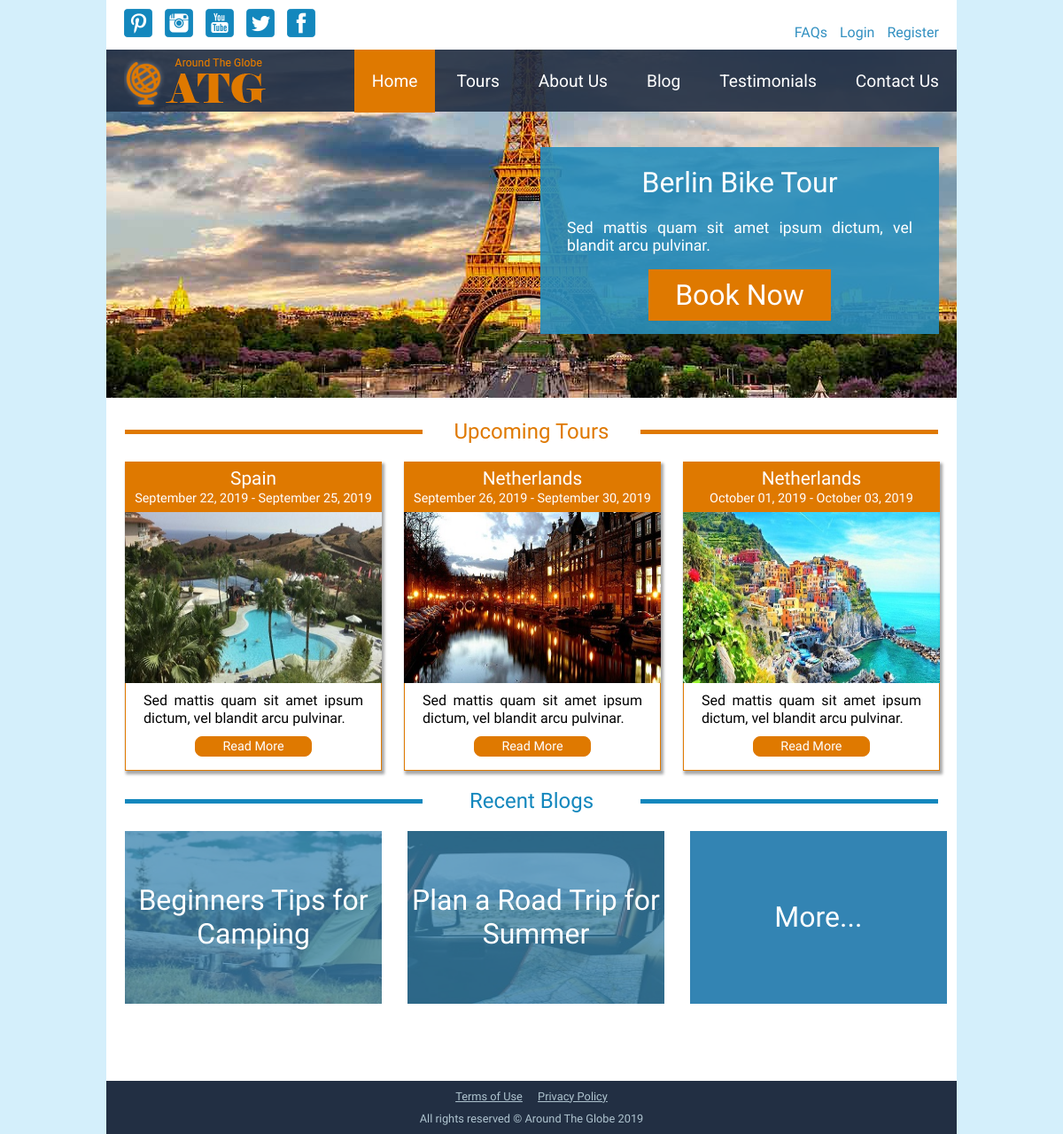
The page / on the database its author committed.
### tables this page shows
CREATE TABLE `tours` (
  `tour_id` int(11) NOT NULL AUTO_INCREMENT,
  `title` varchar(255) NOT NULL,
  `category_id` int(11) NOT NULL,
  `featured_image` varchar(255) NOT NULL,
  `thumbnail_image` varchar(255) NOT NULL,
  `description` text NOT NULL,
  `country` varchar(20) NOT NULL,
  `from_date` date NOT NULL,
  `to_date` date NOT NULL,
  `price` decimal(5,2) NOT NULL,
  `booking_ends` date NOT NULL,
  `bookings_available` int(3) NOT NULL,
  `max_allowed_bookings` int(1) NOT NULL,
  `is_featured` tinyint(1) NOT NULL DEFAULT '0',
  `is_published` tinyint(1) NOT NULL DEFAULT '0',
  `created_at` datetime NOT NULL DEFAULT CURRENT_TIMESTAMP,
  `updated_at` datetime DEFAULT NULL,
  PRIMARY KEY (`tour_id`)
);

CREATE TABLE `blogs` (
  `blog_id` int(11) NOT NULL AUTO_INCREMENT,
  `user_id` int(11) NOT NULL,
  `title` varchar(100) NOT NULL,
  `featured_image` varchar(255) NOT NULL,
  `thumbnail_image` varchar(255) NOT NULL,
  `description` text NOT NULL,
  `published_at` datetime DEFAULT NULL,
  `is_published` tinyint(1) NOT NULL DEFAULT '0',
  `allow_comments` tinyint(1) NOT NULL DEFAULT '0',
  `created_at` datetime NOT NULL DEFAULT CURRENT_TIMESTAMP,
  `updated_at` datetime DEFAULT NULL,
  PRIMARY KEY (`blog_id`)
);

### autoloaders.php (called while the page is built, shortened)
<?php
$autoload = function ($class){
	$prefix = "App\\";
	$base_dir = __DIR__ . '/classes/';
	$len = strlen($prefix);
	$sub_class = substr($class, $len);
	$file = $base_dir . str_replace('\\', '/', $sub_class) . '.php';
};

### classes/HomeModel.php (called while the page is built, shortened)
<?php
class HomeModel extends Model
{
	public function featuredTour()
	{
		$condition = " WHERE is_featured = true ";
		$query = "SELECT
					tours.*,
					categories.name as category
					FROM
					tours
					JOIN
					categories USING(category_id)
					$condition
					ORDER BY
					from_date
					LIMIT 1";
		$stmt = static::$dbh->prepare($query);
		$stmt->execute();
		return $stmt->fetch(\PDO::FETCH_ASSOC);
	}
	public function upcomingTours()
	{
		$current_date = date('Y-m-d');
		$condition = " WHERE is_published = true and
						 booking_ends >= '$current_date' ";
		$query = "SELECT
					tours.*,
					categories.name as category
					FROM
					tours
					JOIN
					categories USING(category_id)
					$condition
					ORDER BY
					from_date
					LIMIT 3";
		$stmt = static::$dbh->prepare($query);
		$stmt->execute();
		return $stmt->fetchAll(\PDO::FETCH_ASSOC);
	}
	public function recentBlogs()
	{
		$condition = " WHERE is_published = true ";
		$query = "SELECT
					*
					FROM
					blogs
					$condition
					ORDER BY
					published_at
					DESC
					LIMIT 2";
		$stmt = static::$dbh->prepare($query);
		$stmt->execute();
		return $stmt->fetchAll(\PDO::FETCH_ASSOC);
	}
}

### app/functions.php (called while the page is built, shortened)
<?php
	function esc($string)
	{
		return htmlentities($string, null, "UTF-8");
	}
	function esc_attr($string)
	{
		return htmlentities($string, ENT_QUOTES, "UTF-8");
	}

### public/index.php (the view, shortened to what this page needs)
<?php
    $obj_home = new HomeModel;
    $featured_tour = $obj_home->featuredTour();
    $upcoming_tours = $obj_home->upcomingTours();
    $recent_blogs = $obj_home->recentBlogs();
    require '../inc/head.inc.php';
    require '../inc/header.inc.php';
?>
      <main>
        <div id="hero">
          <img src="images/hero_image.jpg" alt="hero image">
          <div id="cta">
            <h1><?=esc($featured_tour['title'])?></h1>
            <p><?=esc(substr($featured_tour['description'], 0, 100))?></p>
            <a href="single_tour.php?tour_id=<?=esc_attr($featured_tour['tour_id'])?>">
              Book Now
            </a>
          </div>
        </div>
        <div id="upcoming_tours">
          <h2>Upcoming Tours</h2>
          <?php foreach ($upcoming_tours as $tour) : ?>
            <div class="tour">
              <div class="title">
                <h3><?=esc($tour['country'])?></h3>
                <span>
                  <?php
                      $formatted_from_date = date('F d, Y', strtotime($tour['from_date']));
                      $formatted_to_date = date('F d, Y', strtotime($tour['to_date']));
                      $duration = $formatted_from_date . ' - ' . $formatted_to_date;
                      echo esc($duration);
                  ?>
                </span>
              </div>
              <div class="tour_image">
                <img src="images/uploads/tours/thumbnail/<?=esc_attr($tour['thumbnail_image'])?>"
                alt="esc_attr($tour['thumbnail_image'])?>">
              </div>
              <div class="description">
                <p>
                  <?=esc($tour['description'])?>
                </p>
                <a href="single_tour.php?tour_id=<?=esc_attr($tour['tour_id'])?>">
                  Read More
                </a>
              </div>
            </div>
          <?php endforeach; ?>
        </div>
        <div id="recent_blogs">
          <h2>Recent Blogs</h2>
          <?php foreach ($recent_blogs as $blog) : ?>
            <a href="single_blog.php?blog_id=<?=esc($blog['blog_id'])?>">
              <div class="blog">
                <img src="images/uploads/blogs/thumbnail/<?=esc_attr($blog['thumbnail_image'])?>"
                alt="<?=esc_attr($blog['thumbnail_image'])?>">
                <div class="overlay">
                  <div><?=esc($blog['title'])?></div>
                </div>
              </div>
            </a>
          <?php endforeach; ?>
          <a href="blog.php" id="blog_read_more">
            <div class="blog">
              <div class="overlay">
                <div>More...</div>
              </div>
            </div>
          </a>
        </div>
      </main>
      <?php
          require '../inc/footer.inc.php';
      ?>

### public/css/style.css (style rules this page uses)
body { margin: 0; background-color: #d4effb; font-size: 16px; font-family: 'Raleway', Tahoma, sans-serif; }
main { background-color: #fff; }
main div#hero { position: relative; }
main div#hero img { width: 960px; height: 393px; display: inline-block; }
main div#hero div#cta { position: absolute; top: 110px; right: 20px; width: 450px; background-color: rgba(39,142,189,.9); text-align: center; color: #fff; }
main div#hero div#cta h1 { font-weight: 400; }
main div#hero div#cta p { padding: 0 30px; text-align: justify; font-size: 1.1em; }
main div#hero div#cta a { background-color: #df7900; color: #fff; text-decoration: none; font-size: 2em; padding: 10px 30px; display: inline-block; margin-bottom: 15px; }
main div#upcoming_tours h2 { text-align: center; color: #df7900; font-weight: 400; position: relative; }
main div#upcoming_tours h2::before { content: ''; background-color: #df7900; position: absolute; height: 5px; width: 35%; top: 12px; left: 21px; }
main div#upcoming_tours h2::after { content: ''; background-color: #df7900; position: absolute; height: 5px; width: 35%; top: 12px; right: 21px; }
main div#upcoming_tours div.tour { width: 290px; display: inline-block; margin-left: 21px; box-shadow: 2px 3px 3px 1px rgba(0,0,0,.35); }
main div#upcoming_tours div.tour .tour_image img { width: 290px; height: 193px; display: inline-block; }
main div#upcoming_tours div.tour .title { background-color: #df7900; color: #fff; text-align: center; padding: 7px 0; }
main div#upcoming_tours div.tour .title h3 { margin: 0; font-weight: 400; font-size: 1.3em; }
main div#upcoming_tours div.tour .title span { font-size: .9em; }
main div#upcoming_tours div.tour .description { text-align: center; border: 1px solid #df7900; margin-top: -5px; }
main div#upcoming_tours div.tour .description p { margin: 0; padding: 10px 20px; line-height: 20px; text-align: justify; }
main div#upcoming_tours div.tour .description a { background-color: #df7900; color: #fff; text-decoration: none; text-align: center; padding: 2px 30px; border-radius: 8px; display: inline-block; margin-bottom: 15px; font-size: .9em; border: 1px solid #df7900; }
main div#recent_blogs { //padding-bottom: 30px; }
main div#recent_blogs h2 { text-align: center; color: #1387bd; font-weight: 400; position: relative; }
main div#recent_blogs h2::before { content: ''; background-color: #1387bd; position: absolute; height: 5px; width: 35%; top: 12px; left: 21px; }
main div#recent_blogs h2::after { content: ''; background-color: #1387bd; position: absolute; height: 5px; width: 35%; top: 12px; right: 21px; }
main div#recent_blogs div.blog { width: 290px; height: 195px; display: inline-block; margin-left: 21px; position: relative; }
main div#recent_blogs div.blog img { width: 290px; height: 195px; display: inline-block; }
main div#recent_blogs div.blog div.overlay { position: absolute; top: 0; right: 0; bottom: 0; left: 0; background-color: rgba(51,132,179,.7); }
main div#recent_blogs div.blog div.overlay div { display: table-cell; width: 290px; height: 195px; vertical-align: middle; }
main div#recent_blogs a { color: #fff; font-size: 2em; text-align: center; text-decoration: none; }
main div#recent_blogs a#blog_read_more div { background-color: rgb(51,132,179); }
main div#recent_blogs a#blog_read_more { padding-top: 0; line-height: 195px; }

### rows shown on the page
tours: title "Berlin Bike Tour", description "Sed mattis quam sit amet ipsum dictum, vel blandit arcu pulvinar."
tours: country "Spain", duration "September 22, 2019 - September 25, 2019", thumbnail_image (picture), description "Sed mattis quam sit amet ipsum dictum, vel blandit arcu pulvinar."
tours: country "Netherlands", duration "September 26, 2019 - September 30, 2019", thumbnail_image (picture), description "Sed mattis quam sit amet ipsum dictum, vel blandit arcu pulvinar."
tours: country "Netherlands", duration "October 01, 2019 - October 03, 2019", thumbnail_image (picture), description "Sed mattis quam sit amet ipsum dictum, vel blandit arcu pulvinar."
blogs: thumbnail_image (picture), title "Beginners Tips for Camping"
blogs: thumbnail_image (picture), title "Plan a Road Trip for Summer"
